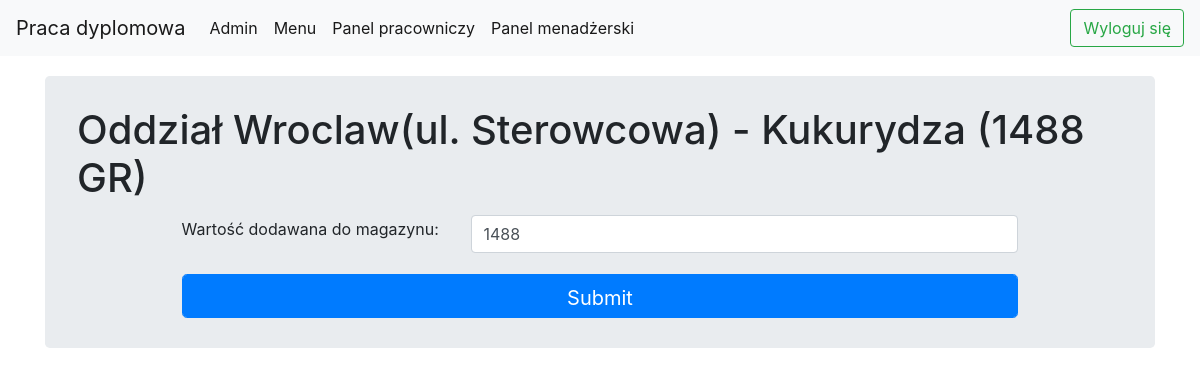
Page /manage_restaurants/restaurant/edit_ingredient_to_storage/25/ (signed in) on the committed database.
### restaurantApp/models.py (models this page shows, shortened)
class Storage(models.Model):
    restaurant = models.ForeignKey(Restaurant, on_delete=models.CASCADE, blank=True, null=True)
    ingredient = models.ForeignKey(Ingredient, on_delete=models.CASCADE)
    quantity = models.IntegerField()
    def __str__(self):
        return f"{self.restaurant} - {self.ingredient.name} ({self.quantity} {self.ingredient.quantity_type})"

class Restaurant(models.Model):
    address = models.OneToOneField(Address, on_delete=models.CASCADE)
    def __str__(self):
        return f"Oddział {self.address.city}(ul. {self.address.street_name})"

class Address(models.Model):
    street_name = models.CharField(max_length=100)
    street_number = models.IntegerField()
    house_number = models.IntegerField(null=True, blank=True)
    city = models.CharField(max_length=100)
    zip_code = models.CharField(max_length=10)

class Ingredient(models.Model):
    name = models.CharField(max_length=100)
    QUANTITY_TYPES = (
        ('GR', 'Gramy'),
        ('SZT', 'Sztuki')
    )
    quantity_type = models.CharField(max_length=3, choices=QUANTITY_TYPES, default='GR')
    INGREDIENT_TYPES = (
        ('ND', 'NOT DEFINED'),
        ('S', 'Ser'),
        ('M', 'Mięso'),
        ('W', 'Warzywo'),
        ('N', 'Napój'),
    )
    ingredient_type = models.CharField(max_length=3, choices=INGREDIENT_TYPES, default='ND')

### restaurantApp/views.py (the view)
    def _wrapped_view_func(request, *args, **kwargs):
        if request.user.employee.position != "M":
            return HttpResponse('Nie posiadasz uprawnień')
        else:
            return view_func(request, *args, **kwargs)

### restaurantApp/views.py (called while the page is built)
def manager_required(view_func):
    def _wrapped_view_func(request, *args, **kwargs):
        if request.user.employee.position != "M":
            return HttpResponse('Nie posiadasz uprawnień')
        else:
            return view_func(request, *args, **kwargs)
    return _wrapped_view_func

@login_required
@manager_required
def edit_ingredient_to_storage(request, id):
    storage = Storage.objects.get(id=id)
    if request.method == "POST":
        quantity = request.POST.get('quantity')
        storage.edit_quantity(int(quantity))
        restaurant_id = storage.restaurant.id
        return redirect(f"/manage_restaurants/M/{restaurant_id}/")
    return render(request, "restaurantApp/edit_storage_ingredient.html", {"storage": storage})

### templates/restaurantApp/edit_storage_ingredient.html (shortened to what this page needs)
<!DOCTYPE html>
{% extends "restaurantApp/base.html" %}
{% load static %}
{% block css_block %}
    <link rel="stylesheet" type="text/css" href="{% static 'css/control_panel.css' %}">
    <link rel="stylesheet" type="text/css" href="{% static 'css/forms.css' %}">
{% endblock css_block %}
{% block body_block %}
    <div class="jumbotron">
        <h1>{{ storage }}</h1>
        <div class="form-default">
            <form method="post" enctype="multipart/form-data">
                <div class="form-group row">
                    <label for="increment-ingredient" class="col-sm-4 col-form-label">Wartość dodawana do
                        magazynu:</label>
                    <div class="col-sm-8">
                        <input id="increment-ingredient" class="form-control" type="number" name="quantity" value="{{ storage.quantity }}">
                    </div>
                </div>
                <input class="form-control btn btn-primary btn-lg" type="submit">
            </form>
        </div>
    </div>
{% endblock %}

### static/css/base.css (style rules this page uses)
html { overflow: hidden; }
body { margin: 0; box-sizing: border-box; }
html, body { height: 100%; width: 100%; background: url("/static/img/b3.JPG") no-repeat 0 0 scroll; height: 100%; width: 100%; background-position: 0px -40px; background-repeat: no-repeat; background-size: cover; }
.jumbotron { height: 100%; margin-bottom: 20px; margin-top: 20px; padding-top: 30px; padding-bottom: 30px; }

### static/css/forms.css (style rules this page uses)
.form-default { margin-left: 10%; text-align: left; width: 80%; }
.form-default input { margin-top: 5px; }

### rows in the picture
Storage: restaurant+ingredient+quantity "Oddział Wroclaw(ul. Sterowcowa) - Kukurydza (1488 GR)", quantity "1488"
